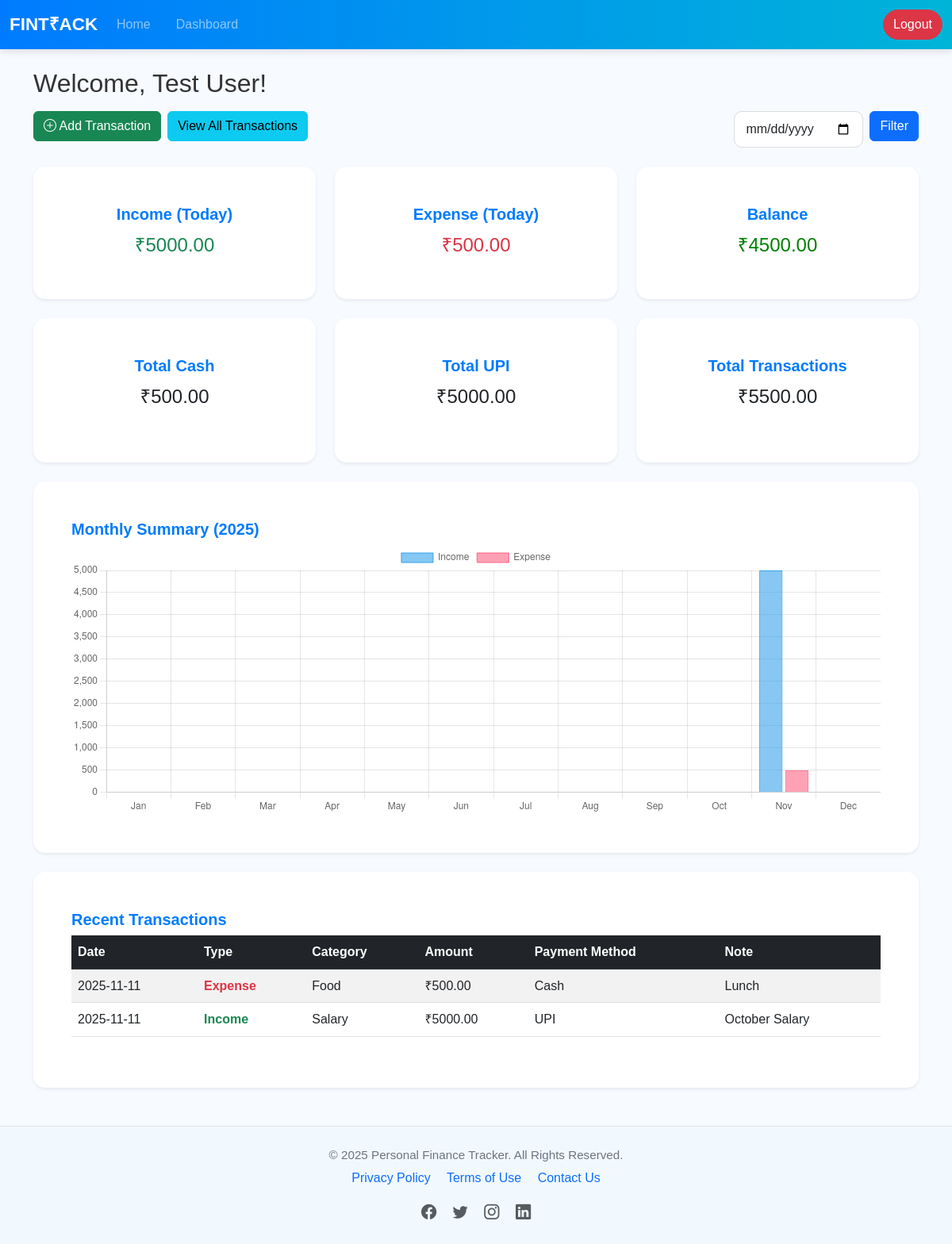
The app's page /dashboard (signed in) with its own data.
### models.py (models this page shows)
class User(db.Model):
    __tablename__ = 'users'
    id = db.Column(db.Integer, primary_key=True)
    name = db.Column(db.String(100), nullable=True)
    email = db.Column(db.String(120), unique=True, nullable=False)
    password = db.Column(db.String(255), nullable=False)
    transactions = db.relationship('Transaction', backref='user', lazy=True)

class Transaction(db.Model):
    __tablename__ = 'transactions'
    id = db.Column(db.Integer, primary_key=True)
    type = db.Column(db.String(10), nullable=False)
    category = db.Column(db.String(50), nullable=False)
    amount = db.Column(db.Float, nullable=False)
    date = db.Column(db.DateTime, default=datetime.utcnow)
    note = db.Column(db.String(200))
    user_id = db.Column(db.Integer, db.ForeignKey('users.id'), nullable=False)
    payment_method = db.Column(db.String(50))

### app.py (the view)
@app.route('/dashboard')
def dashboard():
    if 'user_id' not in session:
        return redirect(url_for('login'))
    user = User.query.get(session['user_id'])
    filter_date = request.args.get('filter_date')
    today_income = sum(
        t.amount for t in user.transactions
        if t.type.lower() == 'income' and (not filter_date or t.date.date() == datetime.strptime(filter_date, '%Y-%m-%d').date())
    )
    today_expense = sum(
        t.amount for t in user.transactions
        if t.type.lower() == 'expense' and (not filter_date or t.date.date() == datetime.strptime(filter_date, '%Y-%m-%d').date())
    )
    today_balance = today_income - today_expense
    total_cash = sum(t.amount for t in user.transactions if t.payment_method == 'Cash')
    total_upi = sum(t.amount for t in user.transactions if t.payment_method == 'UPI')
    total_amount = total_cash + total_upi
    current_year = datetime.now().year
    monthly_income = {}
    monthly_expense = {}
    for t in user.transactions:
        if t.date.year == current_year:
            month = t.date.month
            if t.type.lower() == 'income':
                monthly_income[month] = monthly_income.get(month, 0) + t.amount
            elif t.type.lower() == 'expense':
                monthly_expense[month] = monthly_expense.get(month, 0) + t.amount
    transactions = sorted(user.transactions, key=lambda x: x.date)
    balance = 0
    running_balance = []
    for t in transactions:
        if t.type.lower() == 'income':
            balance += t.amount
        else:
            balance -= t.amount
        running_balance.append((t, balance))
    recent_transactions = running_balance[-5:][::-1]
    return render_template(
        'dashboard.html',
        user=user,
        filter_date=filter_date,
        today_income=today_income,
        today_expense=today_expense,
        today_balance=today_balance,
        total_cash=total_cash,
        total_upi=total_upi,
        total_amount=total_amount,
        current_year=current_year,
        monthly_income=monthly_income,
        monthly_expense=monthly_expense,
        running_balance=running_balance,
        recent_transactions=[t for t, _ in recent_transactions]
    )

### templates/dashboard.html (shortened to what this page needs)
{% extends "base.html" %}
{% block content %}
<h2 class="mb-3">Welcome, {{ user.name or user.email }}!</h2>
<div class="mb-4 d-flex align-items-center gap-2">
    <a href="{{ url_for('add_transaction') }}" class="btn btn-success mb-2">
        <i class="bi bi-plus-circle"></i> Add Transaction
    </a>
    <a href="{{ url_for('view_transactions') }}" class="btn btn-info mb-2">View All Transactions</a>
    <form method="GET" action="{{ url_for('dashboard') }}" class="row g-2 ms-auto">
        <div class="col-auto">
            <input type="date" name="filter_date" class="form-control" value="{{ filter_date or '' }}">
        </div>
        <div class="col-auto">
            <button type="submit" class="btn btn-primary">Filter</button>
        </div>
    </form>
</div>
<div class="row mb-4">
    <div class="col-md-4">
        <div class="card text-center shadow-sm">
            <div class="card-body">
                <h5 class="card-title">Income ({{ filter_date or "Today" }})</h5>
                <p class="card-text text-success fs-4">₹{{ '%.2f' % today_income }}</p>
            </div>
        </div>
    </div>
    <div class="col-md-4">
        <div class="card text-center shadow-sm">
            <div class="card-body">
                <h5 class="card-title">Expense ({{ filter_date or "Today" }})</h5>
                <p class="card-text text-danger fs-4">₹{{ '%.2f' % today_expense }}</p>
            </div>
        </div>
    </div>
    <div class="col-md-4">
        <div class="card text-center shadow-sm">
            <div class="card-body">
                <h5 class="card-title">Balance</h5>
                <p class="card-text fs-4" style="color: {{ 'green' if today_balance >= 0 else 'red' }}">
                    ₹{{ '%.2f' % today_balance }}
                </p>
            </div>
        </div>
    </div>
</div>
<div class="row mb-4">
  <div class="col-md-4">
    <div class="card text-center shadow-sm">
      <div class="card-body">
        <h5 class="card-title">Total Cash</h5>
        <p class="fs-4">₹{{ '%.2f' % total_cash }}</p>
      </div>
    </div>
  </div>
  <div class="col-md-4">
    <div class="card text-center shadow-sm">
      <div class="card-body">
        <h5 class="card-title">Total UPI</h5>
        <p class="fs-4">₹{{ '%.2f' % total_upi }}</p>
      </div>
    </div>
  </div>
  <div class="col-md-4">
    <div class="card text-center shadow-sm">
      <div class="card-body">
        <h5 class="card-title">Total Transactions</h5>
        <p class="fs-4">₹{{ '%.2f' % total_amount }}</p>
      </div>
    </div>
  </div>
</div>
<div class="card mb-4 shadow-sm">
    <div class="card-body">
        <h5 class="card-title">Monthly Summary ({{ current_year }})</h5>
        {% if monthly_income or monthly_expense %}
        <canvas id="monthlyChart" height="100"></canvas>
        {% else %}
        <p class="text-muted">No monthly data available.</p>
        {% endif %}
    </div>
</div>
<div class="card shadow-sm">
  <div class="card-body">
    <h5 class="card-title">Recent Transactions</h5>
    {% if recent_transactions %}
    <div class="table-responsive">
      <table class="table table-striped">
        <thead class="table-dark">
          <tr>
            <th>Date</th>
             <th>Type</th>
            <th>Category</th>
            <th>Amount</th>
            <th>Payment Method</th>
            <th>Note</th>
          </tr>
        </thead>
        <tbody>
          {% for t in recent_transactions %}
          <tr>
            <td>{{ t.date.strftime('%Y-%m-%d') }}</td>
            <td>
              {% if t.type.lower() == 'income' %}
                <span class="text-success fw-bold">{{ t.type.title() }}</span>
              {% else %}
                <span class="text-danger fw-bold">{{ t.type.title() }}</span>
              {% endif %}
            </td>
            <td>{{ t.category }}</td>
            <td>₹{{ '%.2f'|format(t.amount) }}</td>
            <td>{{ t.payment_method or '-' }}</td>
            <td>{{ t.note or '-' }}</td>
          </tr>
          {% endfor %}
        </tbody>
      </table>
    </div>
    {% else %}
      <p class="text-muted">No recent transactions found.</p>
    {% endif %}
  </div>
</div>
{% if monthly_income or monthly_expense %}
<script>
const ctx = document.getElementById('monthlyChart').getContext('2d');
const monthlyChart = new Chart(ctx, {
    type: 'bar',
    data: {
        labels: ['Jan','Feb','Mar','Apr','May','Jun','Jul','Aug','Sep','Oct','Nov','Dec'],
        datasets: [
            {
                label: 'Income',
                data: [{% for i in range(1,13) %}{{ monthly_income.get(i,0) or 0 }}{% if not loop.last %},{% endif %}{% endfor %}],
                backgroundColor: 'rgba(54, 162, 235, 0.6)',
                borderColor: 'rgba(54, 162, 235, 1)',
                borderWidth: 1
            },
            {
                label: 'Expense',
                data: [{% for i in range(1,13) %}{{ monthly_expense.get(i,0) or 0 }}{% if not loop.last %},{% endif %}{% endfor %}],
                backgroundColor: 'rgba(255, 99, 132, 0.6)',
                borderColor: 'rgba(255, 99, 132, 1)',
                borderWidth: 1
            }
        ]
    },
    options: { responsive: true, scales: { y: { beginAtZero: true } } }
});
</script>
{% endif %}
{% endblock %}

### templates/base.html (shortened to what this page needs)
 <!doctype html>
<html lang="en">
<head>
  <link href="https://cdn.jsdelivr.net/npm/bootstrap@5.3.0/dist/css/bootstrap.min.css" rel="stylesheet">
  <link href="https://cdn.jsdelivr.net/npm/bootstrap-icons@1.10.5/font/bootstrap-icons.css" rel="stylesheet">
  <link rel="stylesheet" href="{{ url_for('static', filename='style.css') }}">
</head>
<body>
   <nav class="navbar navbar-expand-lg navbar-dark bg-dark">
    <div class="container-fluid">
      <a class="navbar-brand" href="{{ url_for('home') }}">FINT₹ACK</a>
      <div class="collapse navbar-collapse justify-content-center" id="navbarSupportedContent">
        <ul class="navbar-nav mb-2 mb-lg-0">
          <li class="nav-item me-lg-3">
            <a class="nav-link" href="{{ url_for('home') }}">Home</a>
          </li>
          {% if session.get('user_id') %}
          <li class="nav-item me-lg-3">
            <a class="nav-link" href="{{ url_for('dashboard') }}">Dashboard</a>
          </li>
          {% endif %}
        </ul>
        <div class="navbar-nav ms-auto">
          {% if session.get('user_id') %}
            <a class="btn btn-danger" href="{{ url_for('logout') }}">Logout</a>
          {% else %}
            <a class="btn btn-light me-2" href="{{ url_for('login') }}">Login</a>
            <a class="btn btn-light" href="{{ url_for('register') }}">Sign Up</a>
          {% endif %}
        </div>
      </div>
    </div>
  </nav>
   <div class="container mt-4">
    {% block content %}{% endblock %}
  </div>
  <footer class="text-center text-muted mt-5 py-4">
    <div class="container">
      <p class="mb-1">© 2025 Personal Finance Tracker. All Rights Reserved.</p>
      <div>
        <a href="#" class="text-decoration-none me-3 text-primary">Privacy Policy</a>
        <a href="#" class="text-decoration-none me-3 text-primary">Terms of Use</a>
        <a href="#" class="text-decoration-none text-primary">Contact Us</a>
      </div>
      <div class="mt-3">
        <a href="#" class="text-muted me-3"><i class="bi bi-facebook"></i></a>
        <a href="#" class="text-muted me-3"><i class="bi bi-twitter"></i></a>
        <a href="#" class="text-muted me-3"><i class="bi bi-instagram"></i></a>
        <a href="#" class="text-muted"><i class="bi bi-linkedin"></i></a>
      </div>
    </div>
  </footer>
</body>
</html>

### static/style.css (style rules this page uses)
body { font-family: 'Poppins', sans-serif; background-color: #f7faff; color: #333; line-height: 1.6; margin: 0; padding: 0; }
.navbar { background: linear-gradient(90deg, #007bff, #00b4d8); box-shadow: 0 4px 8px rgba(0, 0, 0, 0.1); }
.navbar-brand { font-weight: 600; font-size: 1.4rem; }
.navbar .btn { border-radius: 30px; font-weight: 500; }
.card { border: none; border-radius: 15px; padding: 2rem; background: #ffffff; box-shadow: 0 6px 20px rgba(0, 0, 0, 0.05); transition: transform 0.3s ease, box-shadow 0.3s ease; }
.card-title { font-weight: 600; color: #007bff; }
.card-text { color: #6c757d; }
.form-control { border-radius: 10px; padding: 10px 14px; border: 1px solid #dcdcdc; transition: all 0.3s ease; }
a { color: #007bff; text-decoration: none; transition: color 0.3s ease; }
footer { background: #f1f9ff; border-top: 1px solid #e1e1e1; margin-top: 60px; padding: 30px 0; }
footer p { font-size: 0.95rem; color: #6c757d; }
footer a { color: #007bff; transition: color 0.3s ease; }
footer i { font-size: 1.2rem; transition: color 0.3s ease; }

### records on screen
User: name "Test User"
Transaction: date "2025-11-11", type "Expense", category "Food", amount "500.00", payment_method "Cash", note "Lunch"
Transaction: date "2025-11-11", type "Income", category "Salary", amount "5000.00", payment_method "UPI", note "October Salary"

### other values on screen
{{ filter_date or "Today" }} "Today"
{{ '%.2f' % today_income }} "5000.00"
{{ '%.2f' % today_expense }} "500.00"
{{ '%.2f' % today_balance }} "4500.00"
{{ '%.2f' % total_cash }} "500.00"
{{ '%.2f' % total_upi }} "5000.00"
{{ '%.2f' % total_amount }} "5500.00"
{{ current_year }} "2025"
chart data {{ monthly_income.get(i,0) or 0 }} 0, 0, 0, 0, 0, 0, 0, 0, 0, 0, 5000.0, 0
chart data {{ monthly_expense.get(i,0) or 0 }} 0, 0, 0, 0, 0, 0, 0, 0, 0, 0, 500.0, 0
